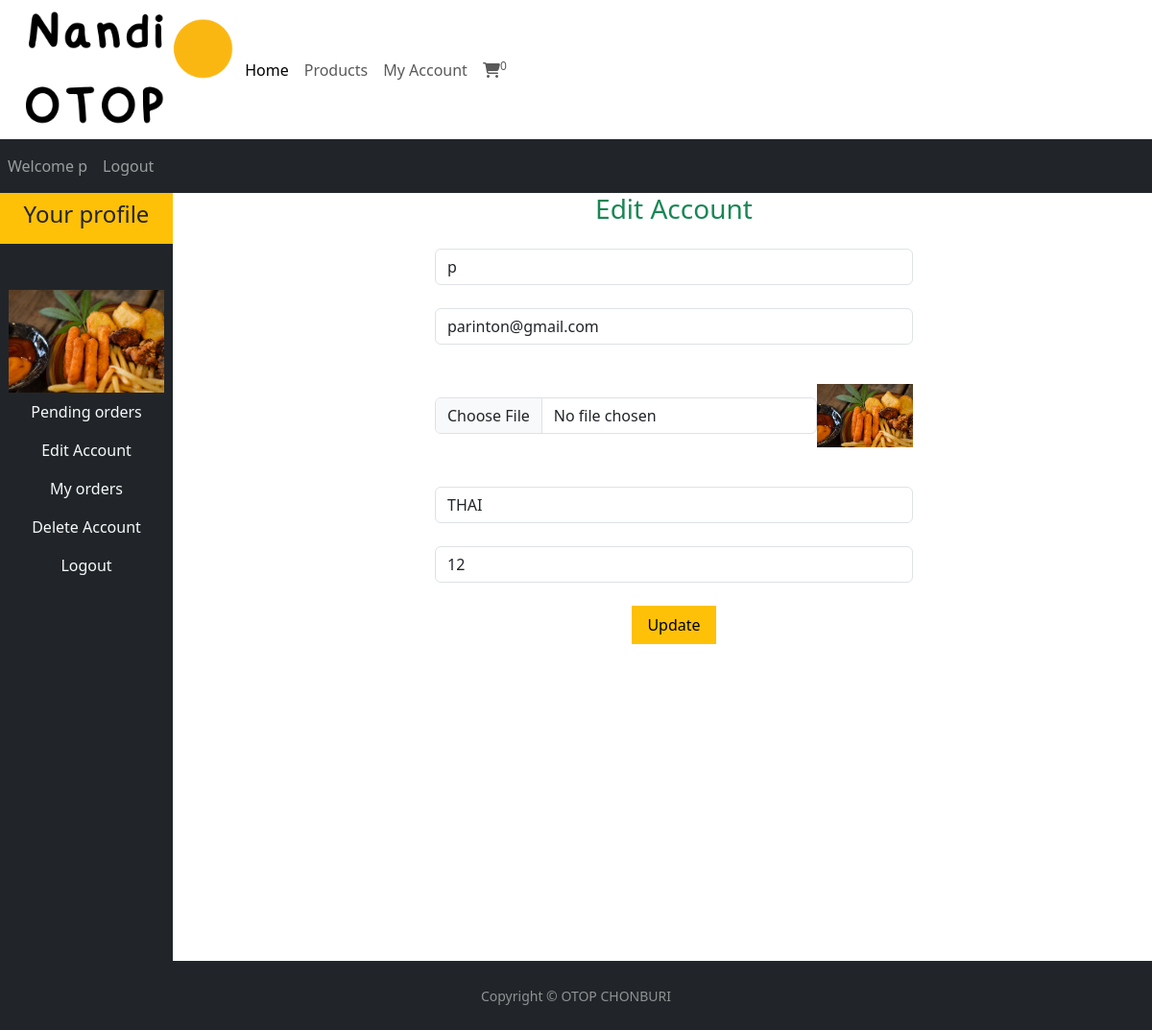
/user_area/profile.php?edit_account (signed in), run on the app's committed database.
### tables this page shows
CREATE TABLE `user_table` (
  `user_id` int(11) NOT NULL,
  `username` varchar(100) NOT NULL,
  `user_email` varchar(100) NOT NULL,
  `user_password` varchar(255) NOT NULL,
  `user_image` varchar(255) NOT NULL,
  `user_ip` varchar(100) NOT NULL,
  `user_address` varchar(255) NOT NULL,
  `user_mobile` varchar(20) NOT NULL
);

### user_area/edit_account.php (the view, shortened to what this page needs)
<?php
if(isset($_GET['edit_account'])){
    $user_session_name=$_SESSION['username'];
    $select_query="select * from `user_table` where username='$user_session_name'";
    $result_query=mysqli_query($con,$select_query);
    $row_fetch=mysqli_fetch_assoc($result_query);
    $username=$row_fetch['username'];
    $user_email=$row_fetch['user_email'];
    $user_address=$row_fetch['user_address'];
    $user_mobile=$row_fetch['user_mobile'];
}
?>
<!DOCTYPE html>
<html lang="en">
<head>
</head>
<body>
    <h3 class="text-success mb-4">Edit Account</h3>
    <form action="" method="post" enctype="multipart/form-data" class="text-center">
        <div class="form-outline mb-4">
            <input type="text" class="form-control w-50 m-auto" value="<?php echo $username ?>" name="user_username">
        </div>
        <div class="form-outline mb-4">
            <input type="email" class="form-control w-50 m-auto" value="<?php echo $user_email ?> "name="user_email">
        </div>
        <div class="form-outline mb-4 d-flex w-50 m-auto">
            <input type="file" class="form-control m-auto" name="user_image">
            <img src="./user_images/<?php echo $user_image?>" alt="" class="edit_image">
        </div>
        <div class="form-outline mb-4">
            <input type="text" class="form-control w-50 m-auto" value="<?php echo $user_address ?>" name="user_address">
        </div>
        <div class="form-outline mb-4">
            <input type="text" class="form-control w-50 m-auto" value="<?php echo $user_mobile ?>" name="user_mobile">
        </div>
        <input type="submit" value="Update" class="bg-warning py-2 px-3 border-0" name="user_update">
    </form>
</body>
</html>

### user_area/profile.php (shortened to what this page needs)
<?php
include('../includes/connect.php');
?>
<!DOCTYPE html>
<html lang="en">
<head>
    <link href="https://cdn.jsdelivr.net/npm/bootstrap@5.3.0-alpha1/dist/css/bootstrap.min.css"
    rel="stylesheet">
    <link rel="stylesheet" href="https://cdnjs.cloudflare.com/ajax/libs/font-awesome/6.3.0/css/all.min.css"
 />
    <link rel="stylesheet" href="../style.css">
</head>
<body>
    <div class="container-fluid p-0">
        <nav class="navbar navbar-expand-lg navbar-light">
  <div class="container-fluid">
    <img src="../img/core-img/Nandi_OTOP_4.png" alt="" class="logo">
    <div class="collapse navbar-collapse" id="navbarSupportedContent">
      <ul class="navbar-nav me-auto mb-2 mb-lg-0">
        <li class="nav-item">
          <a class="nav-link active" aria-current="page" href="../index.php">Home</a>
        </li>
        <li class="nav-item">
          <a class="nav-link" href="../shop.php">Products</a>
        </li>
        <li class="nav-item">
          <a class="nav-link" href="profile.php">My Account</a>
        </li>
        <li class="nav-item">
          <a class="nav-link" href="../cart.php"><i class="fa-solid fa-cart-shopping"></i><sup><?php cart_item();?></sup></a>
        </li>
      </ul>
    </div>
  </div>
</nav>
<nav class="navbar navbar-expand-lg navbar-dark bg-dark">
    <ul class="navbar-nav me-auto">
      <?php
      if(!isset($_SESSION['username'])){
        echo
        "<li class='nav-item'>
        <a class='nav-link' href='#'>Welcome Guest</a>
        </li>";
      }else{
        echo
        "<li class='nav-item'>
        <a class='nav-link' href='profile.php'>Welcome ".$_SESSION['username']."</a>
        </li>";
      }
      if(!isset($_SESSION['username'])){
        echo
        "<li class='nav-item'>
        <a class='nav-link' href='./user_login.php'>Login</a>
        </li>";
      }else{
        echo
        "<li class='nav-item'>
        <a class='nav-link' href='./logout.php'>Logout</a>
        </li>";
      }
      ?>
    </ul>
</nav>
<div class="row">
    <div class="col-md-2">
        <ul class="navbar-nav bg-dark text-center" style="height:100vh">
        <li class="nav-item bg-warning">
            <a class="nav-link  text-dark" aria-current="page" href="#"><h4>Your profile</h4></a>
        </li>
        <?php
        $username=$_SESSION['username'];
        $user_image="select * from `user_table` where username='$username'";
        $user_image=mysqli_query($con,$user_image);
        $row_image=mysqli_fetch_array($user_image);
        $user_image=$row_image['user_image'];
        echo
        " <li class='nav-item'>
          <img src='./user_images/$user_image' class='profile_img my-4' alt=''>
          </li>";
        ?>
        <li class="nav-item">
            <a class="nav-link text-light" aria-current="page" href="profile.php">Pending orders</a>
        </li>
        <li class="nav-item">
            <a class="nav-link text-light" aria-current="page" href="profile.php?edit_account">Edit Account</a>
        </li>
        <li class="nav-item">
            <a class="nav-link text-light" aria-current="page" href="profile.php?my_orders">My orders</a>
        </li>
        <li class="nav-item">
            <a class="nav-link text-light" aria-current="page" href="profile.php?delete_account">Delete Account</a>
        </li>
        <li class="nav-item">
            <a class="nav-link text-light" aria-current="page" href="logout.php">Logout</a>
        </li>
        </ul>
    </div>
    <div class="col-md-10 text-center">
    <?php
      if(isset($_GET['edit_account'])){
        include('edit_account.php');
      }
    ?>
    </div>
</div>
<?php
include("../includes/footer_profile.php")
?>
    </div>
</body>
</html>

### style.css (style rules this page uses)
* { margin: 0; padding: 0; box-sizing: border-box; }
.profile_img { width:100%; height:100%; }

### user_area/profile.php (style rules this page uses)
body { overflow-x:hidden; }
.profile_img { width:90%; margin:auto; display:block; height:100%; object-fit:contain; }
.edit_image { width:100px; height:100px; object-fit:contain; }
.logo { width: 20%; height: 20%; }

### data on the page
user_table: user_image (picture), user_username "p", user_email "parinton@gmail.com", user_address "THAI", user_mobile "12"

### other printed values
$count_cart_items "0"
$_SESSION['username'] "p"
